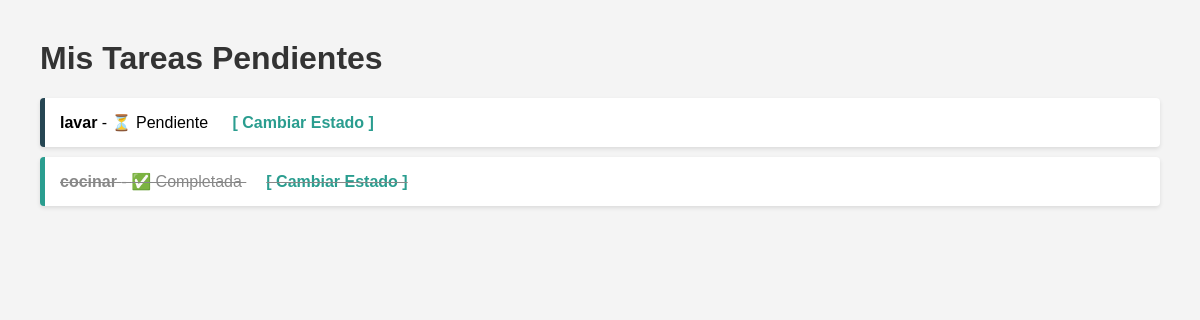
The page /mis-tareas/ on the database its author committed.
### tareas/models.py (models this page shows, shortened)
class Tarea(models.Model):
    titulo = models.CharField(max_length=200)
    completada = models.BooleanField(default=False)
    fecha_creacion = models.DateTimeField(auto_now_add=True)

### tareas/views.py (the view)
# urls.py: path('mis-tareas/', lista_de_tareas, name='lista_tareas'),
def lista_de_tareas(request):
    todas_las_tareas = Tarea.objects.all()
    return render(request, 'tareas/lista.html', {'tareas': todas_las_tareas})

### tareas/templates/tareas/lista.html (shortened to what this page needs)
<!DOCTYPE html>
<html lang="es">
<head>
</head>
<body>
    <h1>Mis Tareas Pendientes</h1>
      <ul>
        {% for tarea in tareas %}
            <li class="{% if tarea.completada %}completada{% endif %}">
                <strong>{{ tarea.titulo }}</strong>
                - {% if tarea.completada %}✅ Completada{% else %}⏳ Pendiente{% endif %}
                <a href="{% url 'completar_tarea' tarea.id %}" style="margin-left: 20px; text-decoration: none; color: #2a9d8f; font-weight: bold;">
                    [ Cambiar Estado ]
                </a>
            </li>
        {% empty %}
            <li>¡No hay tareas registradas todavía!</li>
        {% endfor %}
    </ul>
</body>
</html>

### tareas/templates/tareas/lista.html (style rules this page uses)
body { font-family: Arial, sans-serif; margin: 40px; background-color: #f4f4f4; }
h1 { color: #333; }
ul { list-style: none; padding: 0; }
li { background: white; margin: 10px 0; padding: 15px; border-left: 5px solid #264653; border-radius: 4px; box-shadow: 0 2px 4px rgba(0,0,0,0.1); }
.completada { text-decoration: line-through; color: #888; border-left-color: #2a9d8f; }

### rows shown on the page
Tarea: titulo "lavar", completada "⏳ Pendiente"
Tarea: titulo "cocinar", completada "✅ Completada"
